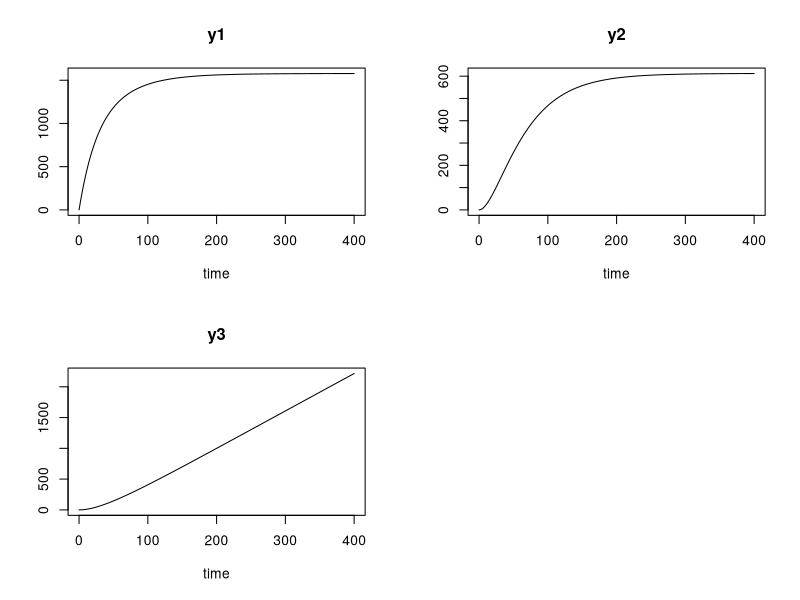
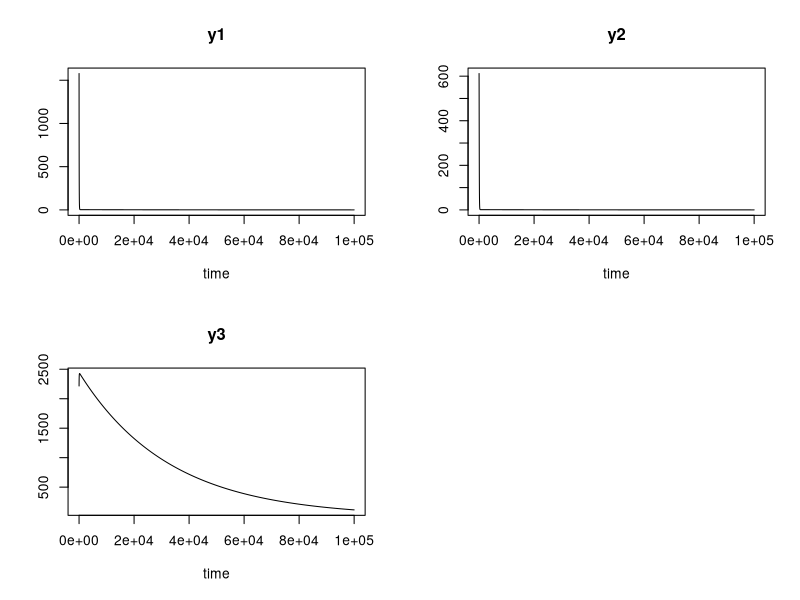

Reproduce these figures in R, in order.
## ---- chunk 1
knitr::opts_chunk$set(echo = TRUE)
## ---- chunk 2
library(deSolve)
leadi=function(t,y,parms)
{
  dy1=-0.0361*y[1]+0.0124*y[2]+0.000035*y[3]+49.3
  dy2=0.0111*y[1]-0.0286*y[2]
  dy3=0.0039*y[1]-0.000035*y[3]
  list(c(dy1,dy2,dy3))
}
yini=c(y1=0,y2=0,y3=0)
times=seq(0,400,0.1)
out=ode(times=times,y=yini,func=leadi,parms=NULL)
plot(out)
thing=data.frame(out)
index=match(400,data.frame(out)$time)
max=data.frame(out)$y3[index]
lead=function(t,y,parms)
{
  dy1=-0.0361*y[1]+0.0124*y[2]+0.000035*y[3]
  dy2=0.0111*y[1]-0.0286*y[2]
  dy3=0.0039*y[1]-0.000035*y[3]
  list(c(dy1,dy2,dy3))
}
yini=c(y1=thing$y1[index],y2=thing$y2[index],y3=thing$y3[index])
times=seq(0,100000,0.1)
kout=ode(times=times,y=yini,func=lead,parms=NULL)
plot(kout)
vals=data.frame(kout)$y3
pol=NULL
for(val in vals)
{
  if(val<max*0.1)
  {
    pol=val
    break
  }
}



ni=match(pol,data.frame(kout)$y3)
data.frame(kout)$time
tlk=data.frame(kout)$time[ni]
tlk
